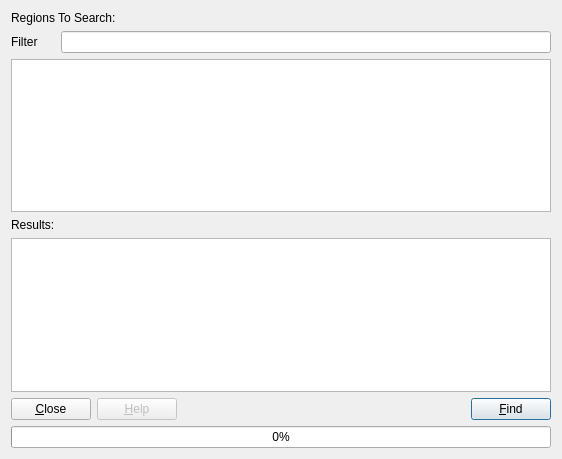
<?xml version="1.0" encoding="UTF-8"?>
<ui version="4.0">
 <author>Evan Teran</author>
 <class>DialogStrings</class>
 <widget class="QDialog" name="DialogStrings">
  <property name="geometry">
   <rect>
    <x>0</x>
    <y>0</y>
    <width>562</width>
    <height>459</height>
   </rect>
  </property>
  <property name="windowTitle">
   <string>String Search</string>
  </property>
  <layout class="QGridLayout" name="gridLayout">
   <item row="0" column="0" colspan="2">
    <widget class="QLabel" name="lblRegions">
     <property name="text">
      <string>Regions To Search:</string>
     </property>
    </widget>
   </item>
   <item row="1" column="0">
    <widget class="QLabel" name="label">
     <property name="text">
      <string>Filter</string>
     </property>
    </widget>
   </item>
   <item row="1" column="1">
    <widget class="QLineEdit" name="txtSearch"/>
   </item>
   <item row="2" column="0" colspan="2">
    <widget class="QTableView" name="tableView">
     <property name="font">
      <font>
       <family>Monospace</family>
      </font>
     </property>
     <property name="editTriggers">
      <set>QAbstractItemView::NoEditTriggers</set>
     </property>
     <property name="alternatingRowColors">
      <bool>true</bool>
     </property>
     <property name="selectionMode">
      <enum>QAbstractItemView::SingleSelection</enum>
     </property>
     <property name="selectionBehavior">
      <enum>QAbstractItemView::SelectRows</enum>
     </property>
     <property name="sortingEnabled">
      <bool>true</bool>
     </property>
     <attribute name="horizontalHeaderStretchLastSection">
      <bool>true</bool>
     </attribute>
    </widget>
   </item>
   <item row="3" column="0">
    <widget class="QLabel" name="lblResults">
     <property name="text">
      <string>Results:</string>
     </property>
    </widget>
   </item>
   <item row="4" column="0" colspan="2">
    <widget class="QListWidget" name="listWidget">
     <property name="font">
      <font>
       <family>Monospace</family>
      </font>
     </property>
     <property name="alternatingRowColors">
      <bool>true</bool>
     </property>
    </widget>
   </item>
   <item row="5" column="0" colspan="2">
    <layout class="QHBoxLayout">
     <item>
      <widget class="QPushButton" name="btnClose">
       <property name="text">
        <string>&amp;Close</string>
       </property>
      </widget>
     </item>
     <item>
      <widget class="QPushButton" name="btnHelp">
       <property name="enabled">
        <bool>false</bool>
       </property>
       <property name="text">
        <string>&amp;Help</string>
       </property>
      </widget>
     </item>
     <item>
      <spacer>
       <property name="orientation">
        <enum>Qt::Horizontal</enum>
       </property>
       <property name="sizeHint" stdset="0">
        <size>
         <width>40</width>
         <height>20</height>
        </size>
       </property>
      </spacer>
     </item>
     <item>
      <widget class="QPushButton" name="btnFind">
       <property name="text">
        <string>&amp;Find</string>
       </property>
       <property name="default">
        <bool>true</bool>
       </property>
      </widget>
     </item>
    </layout>
   </item>
   <item row="6" column="0" colspan="2">
    <widget class="QProgressBar" name="progressBar">
     <property name="value">
      <number>0</number>
     </property>
     <property name="orientation">
      <enum>Qt::Horizontal</enum>
     </property>
    </widget>
   </item>
  </layout>
 </widget>
 <resources/>
 <connections>
  <connection>
   <sender>btnClose</sender>
   <signal>clicked()</signal>
   <receiver>DialogStrings</receiver>
   <slot>reject()</slot>
   <hints>
    <hint type="sourcelabel">
     <x>66</x>
     <y>425</y>
    </hint>
    <hint type="destinationlabel">
     <x>265</x>
     <y>468</y>
    </hint>
   </hints>
  </connection>
 </connections>
</ui>
